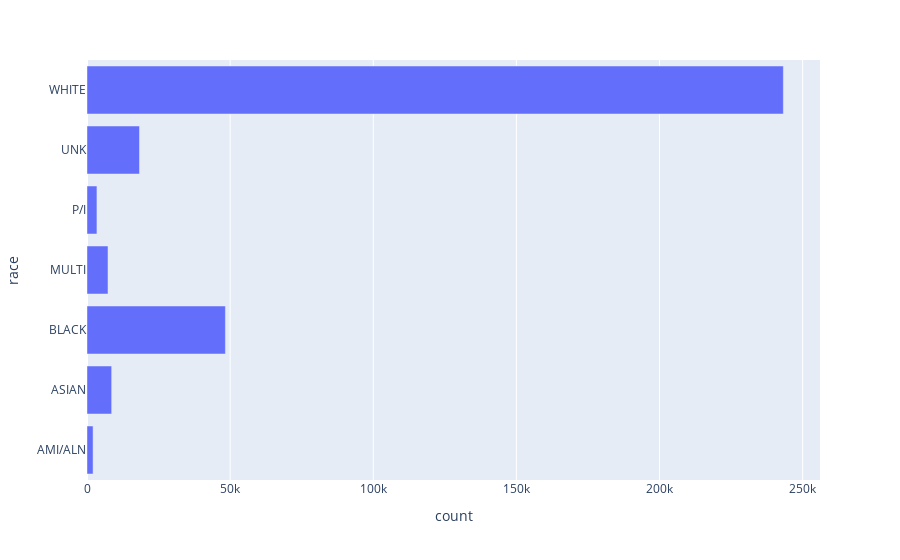

Source (notebook cell):
### Markdown cell above
- Calculate the total count of personnel by race.
- Draw a bar plot of the counts by race.

### Code cell
# Calculate the total count of personnel by race
total_counts_by_race = air_force.groupby(by='race').sum("count").reset_index()
display(total_counts_by_race)

# Draw a bar plot of the counts by race
px.bar(total_counts_by_race, x="count", y="race")

### Figure 1 — Plotly figure (JSON) as saved in the notebook; plotly's stock layout.template omitted (floating-point values rounded to 4 significant figures)
{"data": [{"alignmentgroup": "True", "hovertemplate": "count=%{x}<br>race=%{y}<extra></extra>", "legendgroup": "", "marker": {"color": "#636efa", "pattern": {"shape": ""}}, "name": "", "offsetgroup": "", "orientation": "h", "showlegend": false, "textposition": "auto", "type": "bar", "x": [2121, 8617, 48353, 7331, 3471, 18343, 243250], "xaxis": "x", "y": ["AMI/ALN", "ASIAN", "BLACK", "MULTI", "P/I", "UNK", "WHITE"], "yaxis": "y"}], "layout": {"barmode": "relative", "legend": {"tracegroupgap": 0}, "margin": {"t": 60}, "xaxis": {"anchor": "y", "domain": [0, 1], "title": {"text": "count"}}, "yaxis": {"anchor": "x", "domain": [0, 1], "title": {"text": "race"}}}}
